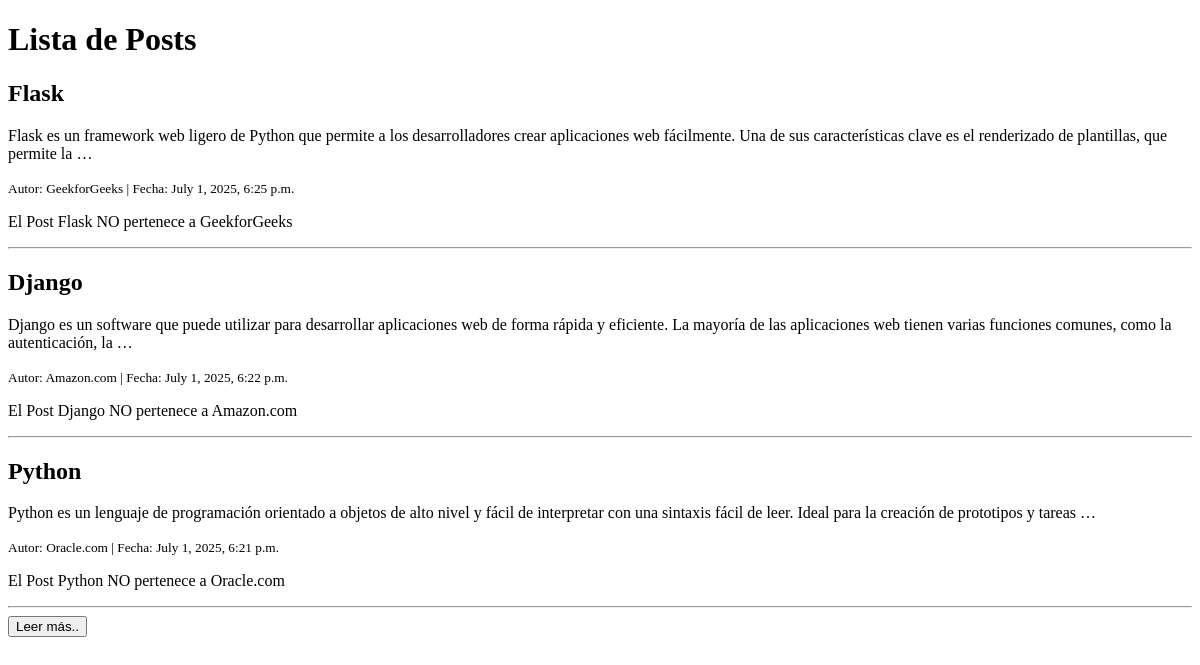
/blog, run on an earlier commit of the app's database.
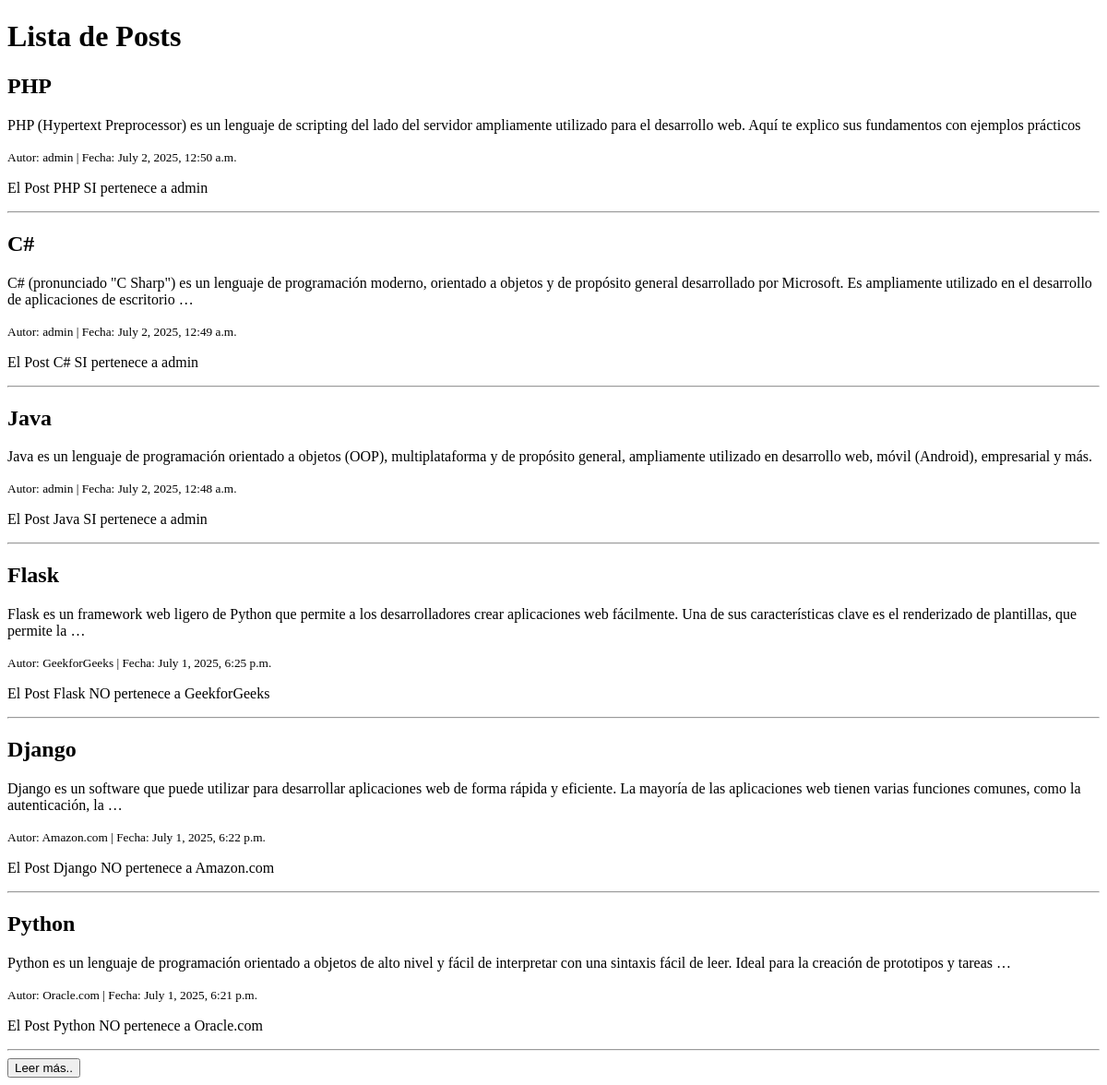
And on a later commit of the database.
### blog/models.py (models this page shows, shortened)
class Post(models.Model):
    titulo = models.CharField(max_length=200)
    contenido = models.TextField()
    autor = models.CharField(max_length=100)
    fecha_creacion = models.DateTimeField(auto_now_add=True)
    publicado = models.BooleanField(default=False)

### blog/views.py (the view)
# urls.py: path('blog', views.lista_posts, name='lista_posts'),
def lista_posts(request):
    posts = Post.objects.filter(publicado=True).order_by('-fecha_creacion')
    return render(request, 'blog/lista_posts.html', {'posts': posts})

### blog/templates/blog/lista_posts.html (shortened to what this page needs)
<!DOCTYPE html>
<html>
<head>
</head>
<body>
    <h1>Lista de Posts</h1>
    {% for post in posts %}
        <article>
            <h2>{{ post.titulo }}</h2>
            <p>{{ post.contenido|truncatewords:30 }}</p>
            <small>Autor: {{ post.autor }} | Fecha: {{ post.fecha_creacion }}</small>
            <section>
                {% if post.autor == "admin" %}
                    <p>El Post {{ post.titulo }} SI pertenece a {{ post.autor }}</p>
                {% else %}
                    <p>El Post {{ post.titulo }} NO pertenece a {{ post.autor }}</p>
                {% endif %}
            </section>
        </article>
        <hr>
    {% empty %}
        <p>No hay posts publicados aún.</p>
    {% endfor %}
    <section>
        <button type="button">Leer más..</button>
    </section>
</body>
</html>

What changed in the data, as far as the page shows it:
added Post: titulo "PHP", contenido "PHP (Hypertext Preprocessor) es un lenguaje de scripting del lado del servidor ampliamente utilizado para el desarrollo web. Aquí te explico sus fundamentos con ejemplos prácticos", autor "admin", fecha_creacion "July 2, 2025, 12:50 a.m."
added Post: titulo "C#", contenido "C# (pronunciado \"C Sharp\") es un lenguaje de programación moderno, orientado a objetos y de propósito general desarrollado por Microsoft. Es ampliamente utilizado en el desarrollo de aplicaciones de escritorio …", autor "admin", fecha_creacion "July 2, 2025, 12:49 a.m."
added Post: titulo "Java", contenido "Java es un lenguaje de programación orientado a objetos (OOP), multiplataforma y de propósito general, ampliamente utilizado en desarrollo web, móvil (Android), empresarial y más.", autor "admin", fecha_creacion "July 2, 2025, 12:48 a.m."
